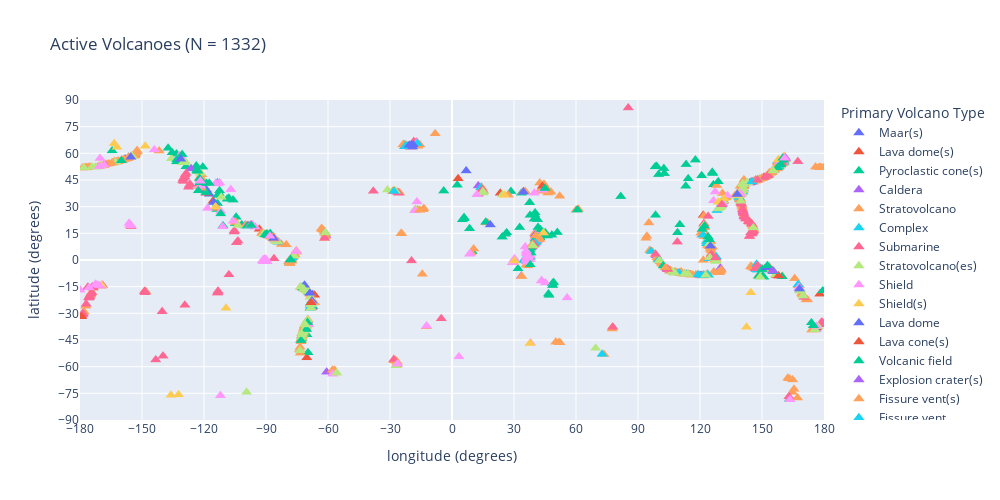

Source (notebook cell):
### Code cell
fig = px.scatter(volcanoes, x="Longitude", y="Latitude", width=1000, height=500, color='Primary Volcano Type', 
                 symbol_sequence=['triangle-up'],
                 labels={"Longitude":"longitude (degrees)", "Latitude":"latitude (degrees)","color":"Last Known Eruption (years before present)"}, 
                 hover_data=['Volcano Name', 'Primary Volcano Type', 'Last Known Eruption', 'Country', 'Tectonic Setting'], 
                 title="Active Volcanoes (N = %d)"%len(volcanoes))

fig.update_xaxes(range=[-180, 180], tickvals=np.arange(-180,190,30))
fig.update_yaxes(range=[-90, 90], tickvals=np.arange(-90,100,15))
fig.update_traces(marker={'size': 10})
fig.show()
